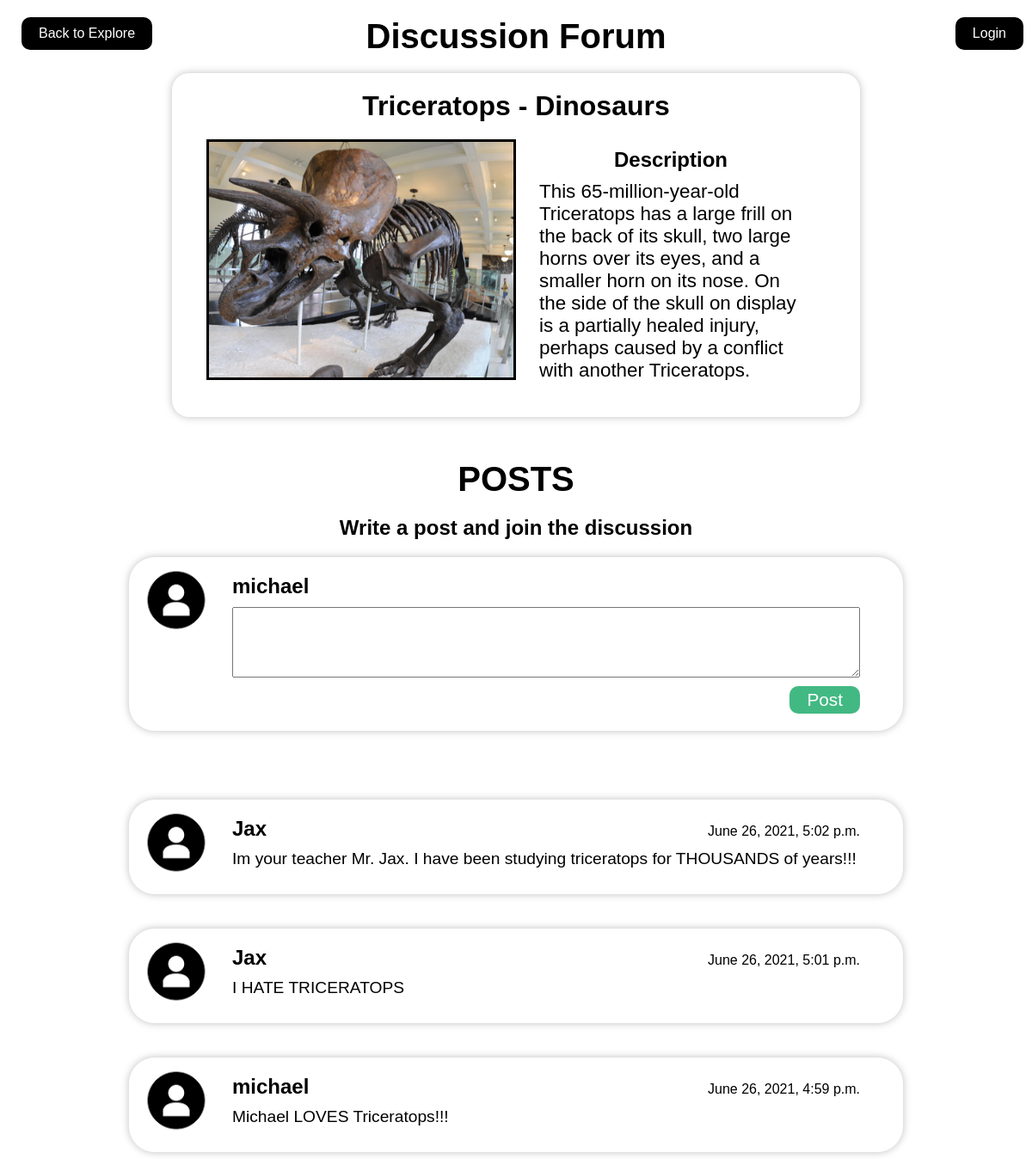
Page /discussion/7 (signed in) on the committed database.
### backend/models.py (models this page shows, shortened)
class Item(models.Model):
    name = models.CharField(max_length=200)
    category = models.CharField(max_length=200, default="Dinosaurs")
    description = models.CharField(max_length=5000)
    description = models.TextField()
    img_url = models.URLField(null=True, blank=True)
    img = models.ImageField(null=True, upload_to='images/')

class User(models.Model):
    username = models.CharField(max_length=64, unique=True)
    password = models.CharField(max_length=64)
    name = models.CharField(max_length=64)

class DiscussionPost(models.Model):
    item = models.ForeignKey(Item, on_delete=models.CASCADE)
    user = models.ForeignKey(User, on_delete=models.CASCADE)
    time = models.DateTimeField(auto_now=True)
    post = models.TextField(null=True, blank=True)

### backend/views.py (the view, shortened to what this page needs)
# urls.py: path('discussion', views.discussion, name="discussion"),
def discussion(request, item_pk=2):
    if request.method == 'GET':
        dps = DiscussionPost.objects.filter(item=Item.objects.get(id=item_pk))
        print(dps)
        item = Item.objects.get(id=item_pk)
        data = {"posts":dps, "item":item, "loggedIn": False}
        if "username" in request.session:
            loggedIn = True
            user = User.objects.get(username=request.session["username"])
            data.update({"loggedIn": loggedIn, "user": user})
        return render(request, "discussion.html", data)

### backend/templates/discussion.html (shortened to what this page needs)
<!DOCTYPE html>
<html>
    <head>
        <link rel="stylesheet" href="../static/style.css">
        <h1 class="title-discussion">Discussion Forum</h1>
    </head>
    <body>
        <a class="back-button" style="" href="../" onclick="backButton()">Back to Explore</a>
        <a class="back-discuss">Login</a>
        <main class="artifact" style="height: 50%; width: 800px;">
            <h1>{{ item.name }} - {{ item.category }}</h1>
            <div style="height: 20px;"></div>
            <div class="artifact__content">
                <div style="background-image: url({{ item.img.url }});" class="img"></div>
                <div class="text">
                    <h3>Description</h3>
                    <p>{{ item.description | linebreaksbr }}</p>
                </div>
            </div>
            <div style="height: 20px;"></div>
        </main>
        <div style="height: 30px;"></div>
        <h1 style="text-align: center; margin: auto;font-size: 2.5rem; padding: 20px 0px;">POSTS</h1>
        <h3 style="font-size: 1.5rem; text-align: center; margin:auto;">Write a post and join the discussion</h3>
        <div style="height: 20px;"></div>
        <form class="discussion" method="POST">
            <img src="../static/images/usericon.png" alt="">
            <div class="discussion__text">
                <header>
                    <h3>{{ user.name }}</h3>
                </header>
                <textarea id="textarea" name="textarea" rows="4" cols="50"></textarea>
                <button type="submit">Post</button>
            </div>
        </form>
        <div style="height: 40px;"></div>
        <div style="display: flex; flex-direction: column-reverse;">
        {% for item in posts %}
            <section class="discussion">
                <img src="../static/images/usericon.png" alt="">
                <div class="discussion__text">
                    <header>
                        <h3>{{ item.user.name }}</h3>
                        <h4>{{ item.time }}</h4>
                    </header>
                    <p>{{ item.post }}</p>
                </div>
            </section>
            <div style="height: 40px;"></div>
        {% endfor %}
        </div>
        <div style="height: 50px;"></div>
    </body>
</html>

### backend/static/style.css (style rules this page uses)
* { box-sizing: border-box; margin: 0; padding: 0; }
body, html { width: 100vw; height: 100%; }
body { font-family: Arial, Helvetica, sans-serif; position: relative; }
.back-button { position: absolute; background-color: black; color: white; height: fit-content; border: none; display: block; text-decoration: none; text-align: center; padding: 10px 20px; border-radius: 10px; margin-top: 15px; margin-left: 15px; top: 5px; left: 10px; width: fit-content; }
.artifact { background-color: white; border: none; width: 80%; height: 75%; position: relative; border-radius: 20px; box-shadow: 0px 0px 10px 0px #bfbfbf; margin: auto; }
.artifact > h1 { margin: auto; text-align: center; padding-top: 20px; }
.artifact__content { width: 90%; display: flex; flex-direction: row; align-items: stretch; height: 70%; margin: auto; }
.artifact__content > div { width: 50%; }
.artifact__content > .text { overflow: scroll; }
.artifact__content > .text > p { width: 85%; margin: auto; margin-top: 10px; font-size: 1.4rem; }
.artifact__content > .text > h3 { margin: auto; text-align: center; font-size: 1.5rem; margin-top: 10px; }
.artifact__content > .img { background-size: cover; background-position: center; border: solid 3px black; }
.discussion { width: 75%; margin: auto; display: flex; flex-direction: row; justify-content: flex-start; box-shadow: 0px 0px 10px 0px #bfbfbf; border-radius: 30px; }
.discussion > img { height: 80px; width: 80px; margin-top: 10px; margin-left: 15px; }
.discussion__text { flex: 1; padding: 20px 50px 20px 25px; }
.discussion__text > header { display: flex; flex-direction: row; justify-content: space-between; align-items: baseline; }
.discussion__text > header > h3 { font-size: 1.5rem; }
.discussion__text > header > h4 { font-weight: 200; font-size: 1rem; }
.discussion__text > p { font-size: 1.2rem; padding: 10px 0px; }
.discussion__text > button { display: block; font-size: 1.3rem; padding: 4px 20px; background-color: #42b983; color: white; float: right; border: none; border-radius: 10px; margin-top: 10px; }
.discussion__text > textarea { display: block; width: 100%; resize: vertical; padding: 10px 20px; margin-top: 10px; }

### backend/templates/discussion.html (style rules this page uses)
.title-discussion { text-align: center; margin: auto; font-size: 2.5rem; padding: 20px 0px; }
p { font-size: 2rem; }
.back-discuss { position: absolute; background-color: black; color: white; width: 100px; height: fit-content; border: none; display: block; text-decoration: none; text-align: center; padding: 10px 20px; border-radius: 10px; margin-top: 15px; margin-left: 15px; top: 5px; right: 10px; width: fit-content; }

### rows in the picture
Item: name "Triceratops", category "Dinosaurs", img (picture), description "This 65-million-year-old Triceratops has a large frill on the back of its skull, two large horns over its eyes, and a smaller horn on its nose. On the side of the skull on display is a partially healed injury, perhaps caused by a conflict with another Triceratops."
User: name "michael"
DiscussionPost: user.name "michael", time "June 26, 2021, 4:59 p.m.", post "Michael LOVES Triceratops!!!"
DiscussionPost: user.name "Jax", time "June 26, 2021, 5:01 p.m.", post "I HATE TRICERATOPS"
DiscussionPost: user.name "Jax", time "June 26, 2021, 5:02 p.m.", post "Im your teacher Mr. Jax. I have been studying triceratops for THOUSANDS of years!!!"
